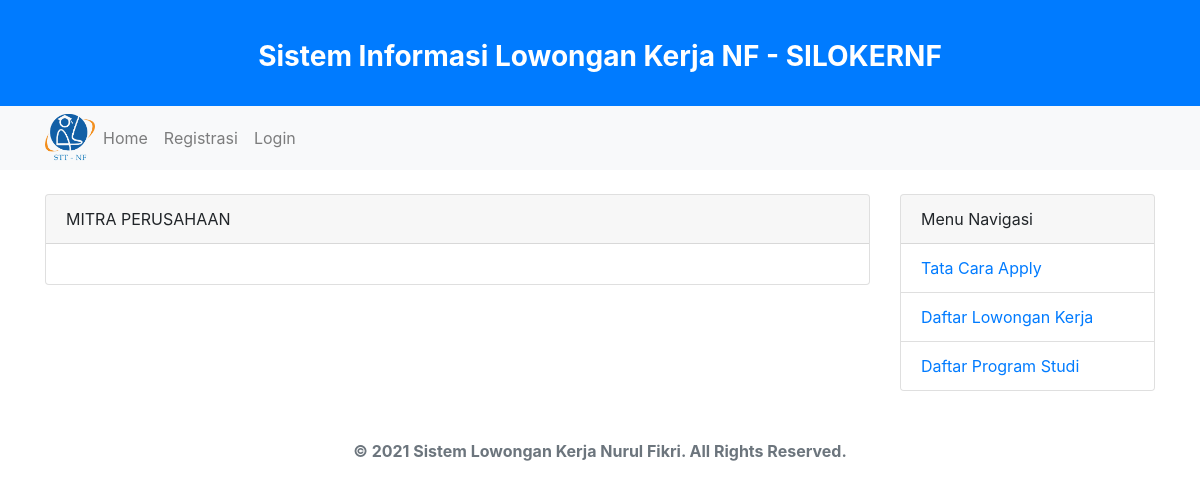
The page /index.php/page/mitra on the database as committed earlier.
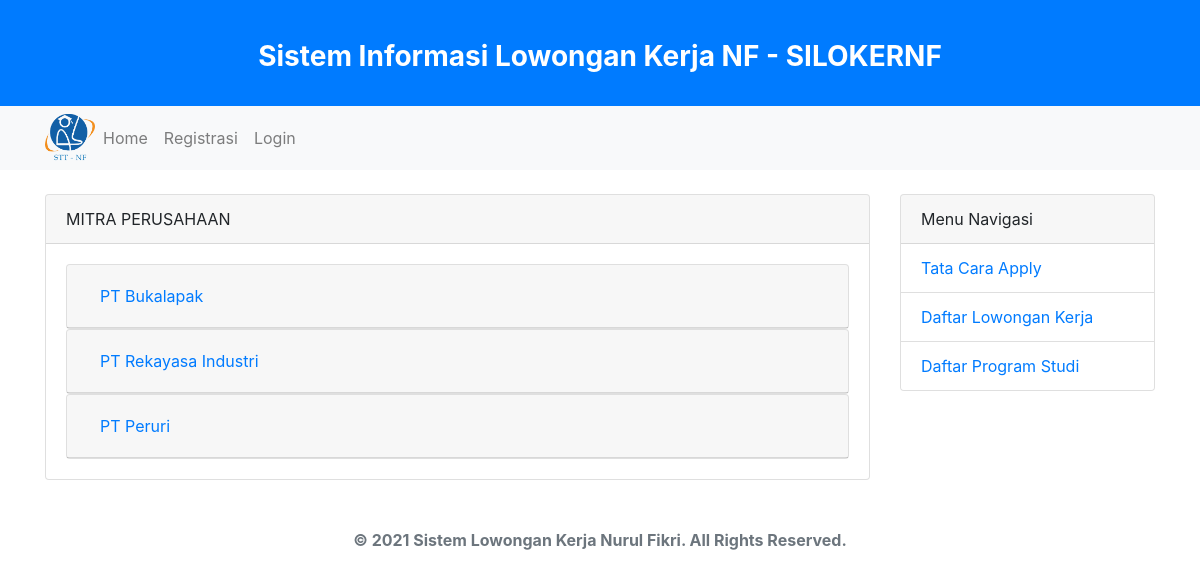
The same page on the database as committed later.
### tables this page shows
CREATE TABLE `mitra` (
  `id` int(11) NOT NULL AUTO_INCREMENT,
  `nama` varchar(100) DEFAULT NULL,
  `alamat` varchar(45) DEFAULT NULL,
  `kontak` varchar(30) DEFAULT NULL,
  `telpon` varchar(20) DEFAULT NULL,
  `email` varchar(30) DEFAULT NULL,
  `web` varchar(45) DEFAULT NULL,
  `bidang_usaha_id` int(11) NOT NULL,
  `sektor_usaha_id` int(11) NOT NULL,
  PRIMARY KEY (`id`),
  UNIQUE KEY `fk_mitra_bidang_usaha_idx` (`bidang_usaha_id`),
  UNIQUE KEY `fk_mitra_sektor_usaha1_idx` (`sektor_usaha_id`),
  CONSTRAINT `fk_mitra_bidang_usaha` FOREIGN KEY (`bidang_usaha_id`) REFERENCES `bidang_usaha` (`id`) ON DELETE NO ACTION ON UPDATE CASCADE,
  CONSTRAINT `fk_mitra_sektor_usaha1` FOREIGN KEY (`sektor_usaha_id`) REFERENCES `sektor_usaha` (`id`) ON DELETE NO ACTION ON UPDATE CASCADE
);

### application/libraries/Template.php (called while the page is built, shortened)
<?php
class Template
{
  var $template_data = array();
  function set($name, $value)
  {
    $this->template_data[$name] = $value;
  }
  function load($template = '', $view = '', $view_data = array(), $return = false)
  {
    $this->CI = &get_instance();
    $this->set('content_view', $this->CI->load->view($view, $view_data, true));
    return $this->CI->load->view($template, $this->template_data, $return);
  }
}

### application/controllers/Page.php (called while the page is built, shortened)
<?php
class Page extends CI_Controller {
	public function mitra()
	{
		$this->db->order_by('id');
		$data['mitra'] = $this->db->get('mitra')->result();
		$this->template->load('template','page/mitra',$data);
	}
}

### index.php (called while the page is built, shortened)
<?php
require_once BASEPATH.'core/CodeIgniter.php';

### application/views/page/mitra.php (the view, shortened to what this page needs)
<div class="row mt-4">
	<div class="col-md-9">
		<div class="card">
			<div class="card-header">MITRA PERUSAHAAN</div>
			<div class="card-body">
				<div id="accordion">
				<?php foreach($mitra as $c): ?>
				  <div class="card">
				    <div class="card-header" id="headingOne">
				      <h5 class="mb-0">
				        <button class="btn btn-link" data-toggle="collapse" data-target="#coll<?= $c->id ?>" aria-expanded="false" aria-controls="collapseOne">
				          <?= $c->nama ?>
				        </button>
				      </h5>
				    </div>
				  </div>
				<?php endforeach; ?>
				</div>
			</div>
		</div>
	</div>
	<div class="col-md-3">
		<div class="card">
			<div class="card-header">Menu Navigasi</div>
			<ul class="list-group list-group-flush">
				<li class="list-group-item"><a href="<?= base_url('page/cara_apply') ?>">Tata Cara Apply</a></li>
				<li class="list-group-item"><a href="<?= base_url('page/career') ?>">Daftar Lowongan Kerja</a></li>
				<li class="list-group-item"><a href="<?= base_url('page/prodi') ?>">Daftar Program Studi</a></li>
			</ul>
		</div>
	</div>
</div>

Rows that differ between the two databases and show on the page:
added mitra: nama "PT Bukalapak"
added mitra: nama "PT Rekayasa Industri"
added mitra: nama "PT Peruri"
